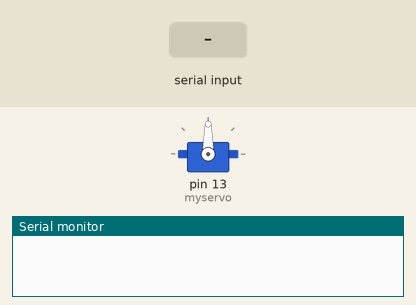
Simulated run of this sketch. Board: Arduino Uno, built with avr-gcc and run on an emulated ATmega328P. Parts: servo, the last lines printed to the serial monitor. The test bench sets the inputs (shaded band).

Above: at 1.2 s.
1.3 s: "r" received over Serial
At 1.7 s:
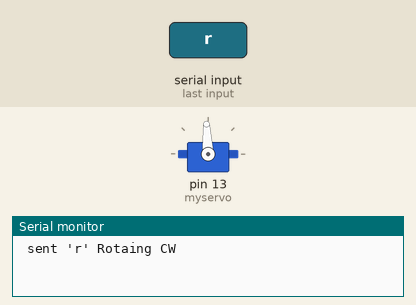
2.9 s: "l" received over Serial
At 4.1 s:
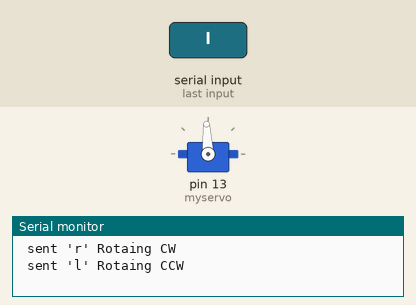
Timing chart, 0 to 5.9 s (numbered marks = the images above; inputs shaded):
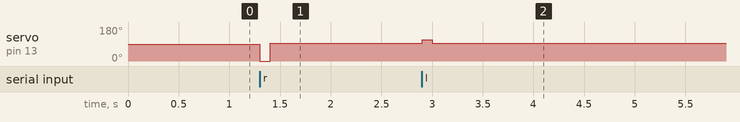

Measured:
- after the input at 1.3 s, servo on pin 13 (myservo): 90° → 0° at once, → 93° 0.10 s later
- after the input at 2.9 s, servo on pin 13 (myservo): 93° → 112° at once, → 93° 0.10 s later

The sketch:

1_final_servo_angle_15_deg.ino
```cpp
#include <Servo.h>

Servo myservo;  // create servo object to control a servo
// twelve servo objects can be created on most boards

int pos = 0;    // variable to store the servo position
int incomingByte = 0;   // for incoming serial data

void setup() {
  Serial.begin(9600);
  myservo.attach(13);  // attaches the servo on pin 9 to the servo object
}


void loop() {


        // send data only when you receive data:
        if (Serial.available()) {
                // read the incoming byte:
                incomingByte = (Serial.read());

                // say what you got:
                if(incomingByte == 114){
                 Serial.println(" sent 'r' Rotaing CW ");

                 myservo.writeMicroseconds(300);

                // myservo.writeMicroseconds(1500) ;
                }else if(incomingByte == 108){
                  Serial.println(" sent 'l' Rotaing CCW ");
                   myservo.writeMicroseconds(1700);
                }else if(incomingByte == 115){
                  Serial.println(" sent Stopped ");
                 myservo.writeMicroseconds(1500); ;
                }
              delay(100);
                 myservo.writeMicroseconds(1500);
        }


}
```
